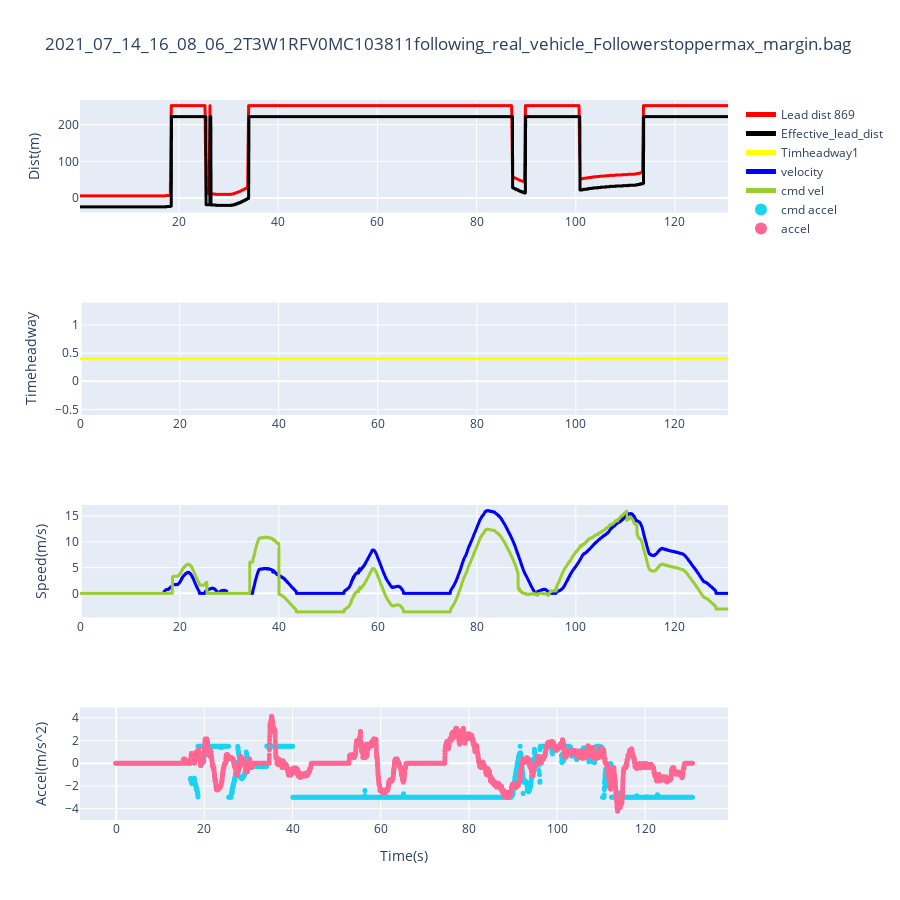

The cell this chart's notebook holds for it:
### Code cell
import plotly.graph_objects as go
from plotly.subplots import make_subplots
figr = make_subplots(rows=4, cols=1, subplot_titles=("", ""))

figr.append_trace(go.Scattergl(
    x=df_lead_dist['Time']-t0,
    y=df_lead_dist['data'],
     name="Lead dist 869",
      line=dict(
        width=3,
          color="red",
     ),
), row=1, col=1)

figr.append_trace(go.Scattergl(
    x=df_eff_lead_dist['Time']-t0,
    y=df_eff_lead_dist['data'],
     name="Effective_lead_dist",
      line=dict(
        width=3,
          color="black",
     ),
), row=1, col=1)

figr.append_trace(go.Scattergl(
    x=df_th_msg['Time']-t0,
    y=df_th_msg['data'],
     name="Timheadway1",
      line=dict(
        width=3,
          color="yellow",
     ),
), row=2, col=1)

figr.append_trace(go.Scattergl(
    x=df_vel['Time']-t0,
    y=df_vel['linear.x'],
          line=dict(
        width=3,
          color="blue",
     ),
    name="velocity",
), row=3, col=1)

figr.append_trace(go.Scattergl(
    x=df_cmd_vel['Time']-t0,
    y=df_cmd_vel['linear.x'],
          line=dict(
        width=3,
          color="yellowgreen",
     ),
    name="cmd vel",
), row=3, col=1)


figr.append_trace(go.Scattergl(
    x=df_cacc['Time']-t0, 
#     y=speed_msg2["twist.linear.x"],
    y=df_cacc['data'],
       mode='markers',
          marker=dict(
            size=5,
          ),
    name="cmd accel",
), row=4, col=1)
figr.append_trace(go.Scattergl(
    x=df_acc['Time']-t0, 
#     y=speed_msg2["twist.linear.x"],
    y=df_acc['data'],
       mode='markers',
          marker=dict(
            size=5,
          ),
    name="accel",
), row=4, col=1)

figr.update_xaxes(title_text="Time(s)", row=4, col=1)

figr.update_yaxes(title_text="Dist(m)", row=1, col=1)
# figr.update_yaxes(title_text="Effective lead dist", row=2, col=1)
figr.update_yaxes(title_text="Timeheadway", row=2, col=1)
figr.update_yaxes(title_text="Speed(m/s)", row=3, col=1)
figr.update_yaxes(title_text="Accel(m/s^2)", row=4, col=1)




figr.update_layout(height=900, width=900, legend = {'itemsizing': 'constant'} ,title_text=filename)
figr.show()

### Figure 1 — Plotly figure (JSON) as saved in the notebook; plotly's stock layout.template omitted (floating-point values rounded to 4 significant figures; data arrays with more than 128 entries replaced by an {"elided": "..."} marker saying what was removed)
{"data": [{"line": {"color": "red", "width": 3}, "name": "Lead dist 869", "type": "scattergl", "x": {"elided": "1308 float values"}, "xaxis": "x", "y": {"elided": "1308 int values"}, "yaxis": "y"}, {"line": {"color": "black", "width": 3}, "name": "Effective_lead_dist", "type": "scattergl", "x": {"elided": "2607 float values"}, "xaxis": "x", "y": {"elided": "2607 int values"}, "yaxis": "y"}, {"line": {"color": "yellow", "width": 3}, "name": "Timheadway1", "type": "scattergl", "x": {"elided": "2611 float values"}, "xaxis": "x2", "y": {"elided": "2611 float values"}, "yaxis": "y2"}, {"line": {"color": "blue", "width": 3}, "name": "velocity", "type": "scattergl", "x": {"elided": "6536 float values"}, "xaxis": "x3", "y": {"elided": "6536 float values"}, "yaxis": "y3"}, {"line": {"color": "yellowgreen", "width": 3}, "name": "cmd vel", "type": "scattergl", "x": {"elided": "2612 float values"}, "xaxis": "x3", "y": {"elided": "2612 float values"}, "yaxis": "y3"}, {"marker": {"size": 5}, "mode": "markers", "name": "cmd accel", "type": "scattergl", "x": {"elided": "13026 float values"}, "xaxis": "x4", "y": {"elided": "13026 float values"}, "yaxis": "y4"}, {"marker": {"size": 5}, "mode": "markers", "name": "accel", "type": "scattergl", "x": {"elided": "13069 float values"}, "xaxis": "x4", "y": {"elided": "13069 float values"}, "yaxis": "y4"}], "layout": {"height": 900, "legend": {"itemsizing": "constant"}, "title": {"text": "2021_07_14_16_08_06_2T3W1RFV0MC103811following_real_vehicle_Followerstoppermax_margin.bag"}, "width": 900, "xaxis": {"anchor": "y", "autorange": true, "domain": [0, 1], "range": [0.04455, 130.7], "type": "linear"}, "xaxis2": {"anchor": "y2", "autorange": true, "domain": [0, 1], "range": [-0.1147, 130.7], "type": "linear"}, "xaxis3": {"anchor": "y3", "autorange": true, "domain": [0, 1], "range": [-0.156, 130.7], "type": "linear"}, "xaxis4": {"anchor": "y4", "autorange": true, "domain": [0, 1], "range": [-8.216, 138.8], "title": {"text": "Time(s)"}, "type": "linear"}, "yaxis": {"anchor": "x", "autorange": true, "domain": [0.8438, 1], "range": [-39.33, 267.3], "title": {"text": "Dist(m)"}, "type": "linear"}, "yaxis2": {"anchor": "x2", "autorange": true, "domain": [0.5625, 0.7188], "range": [-0.6, 1.4], "title": {"text": "Timeheadway"}, "type": "linear"}, "yaxis3": {"anchor": "x3", "autorange": true, "domain": [0.2812, 0.4375], "range": [-4.693, 17.16], "title": {"text": "Speed(m/s)"}, "type": "linear"}, "yaxis4": {"anchor": "x4", "autorange": true, "domain": [0, 0.1562], "range": [-4.998, 4.914], "title": {"text": "Accel(m/s^2)"}, "type": "linear"}}}
